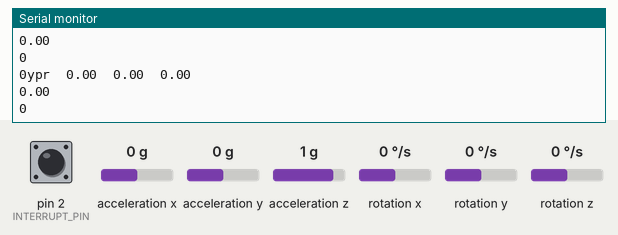
Bench run of a sketch on a simulated Arduino Uno, built with avr-gcc and run on an emulated ATmega328P. Shown: the last lines printed to the serial monitor. The test bench sets the inputs (shaded band); at power-on: acceleration x 0 g, acceleration y 0 g, acceleration z 1 g, rotation z 0 °/s, pin 2 (INTERRUPT_PIN) LOW, rotation x 0 °/s, rotation y 0 °/s. The sensor or clock chip raises its interrupt line as the real part does.

Above: at 1.7 s.
1.8 s: acceleration x set to -1.4 g
At 1.87 s:
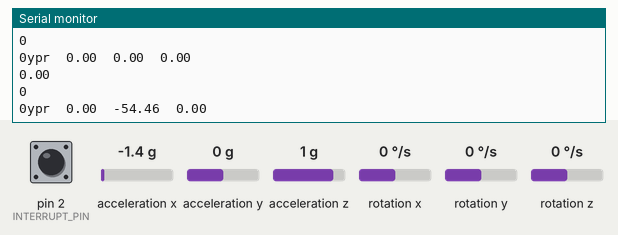
3.3 s: acceleration y set to -1.4 g
At 3.33 s:
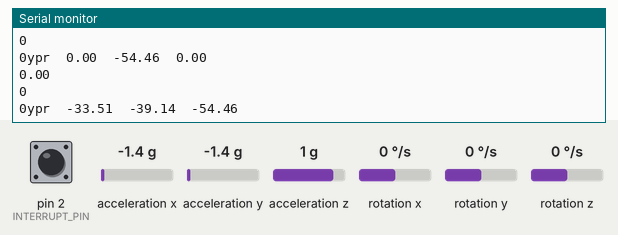
4.8 s: acceleration z set to -1.4 g
At 4.9 s:
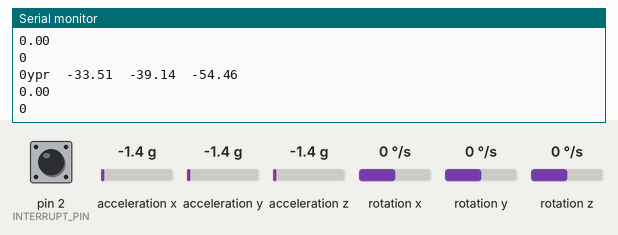
6.3 s: rotation z set to -192 °/s
At 6.37 s:
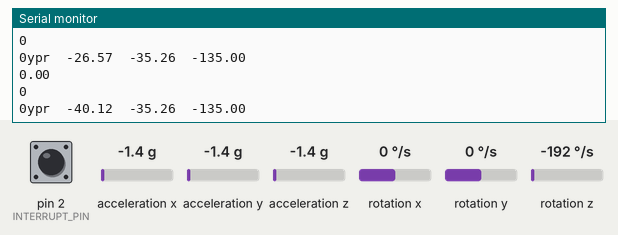
Timing chart, 0 to 8.8 s (numbered marks = the images above; inputs shaded):
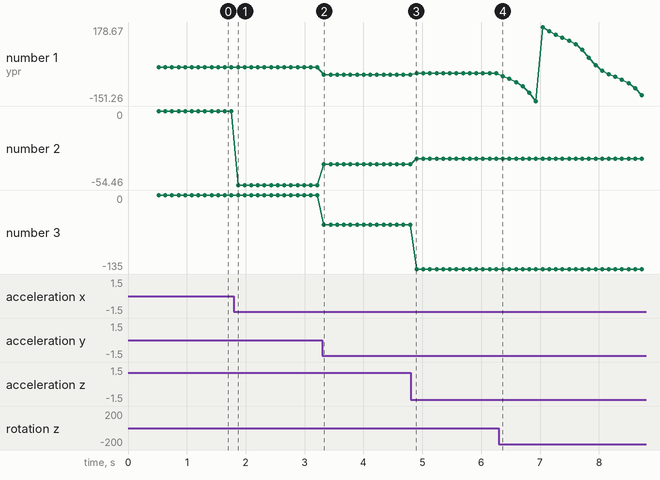

Measured:
- after the input at 1.8 s, the serial monitor: prints a new line after 0.07 s (image 1)
- after the input at 3.3 s, the serial monitor: prints a new line at once (image 2)
- after the input at 6.3 s, the serial monitor: prints a new line after 0.07 s (image 4)
- plotted number 1: 0 → -33.51 after the input at 3.3 s, -33.51 → -26.57 after the input at 4.8 s, -26.57 → -126.5 after the input at 6.3 s
- plotted number 2: 0 → -54.46 after the input at 1.8 s, -54.46 → -39.14 after the input at 3.3 s, -39.14 → -35.26 after the input at 4.8 s
- plotted number 3: -54.46 → -135 after the input at 4.8 s

The sketch:

transmitter.ino
```cpp
//송신부1(가속도 센서)
#include "I2Cdev.h"
#include "MPU6050_6Axis_MotionApps20.h"
#include "Wire.h"

#include <SoftwareSerial.h>
SoftwareSerial transmitter(7, 8); //아두이노핀은 tx=7, rx=8

//mpu6050 라이브러리 생성
MPU6050 mpu;

//인터럽트핀
#define INTERRUPT_PIN 2  // use pin 2 on Arduino Uno & most boards

// 센서 상태들을 저장할 변수들
bool dmpReady = false;
uint8_t mpuIntStatus;
uint8_t devStatus;
uint16_t packetSize;
uint16_t fifoCount;
uint8_t fifoBuffer[64];

//최종 값을 위한 변수들 Yaw / Pitch / Roll
Quaternion q;           // [w, x, y, z]         quaternion container
VectorFloat gravity;    // [x, y, z]            gravity vector
float ypr[3];           // [yaw, pitch, roll]   yaw/pitch/roll container and gravity vector
float sum = 0;
float average = 0;
int i = 0;
int k = 0;


//인터럽트 변수
volatile bool mpuInterrupt = false;

//인터럽트 핀에 반응하는 콜벡함수
//조금 설명이 이상하긴 한데...
//인터럽트가 발생하면 아래의 함수를 호출하게 된다.
//자세한 부분은 아래 설정에서 설명
void dmpDataReady() {
    mpuInterrupt = true;
}

int button = 3;
void setup() {
  // put your setup code here, to run once:
  pinMode(button, INPUT);

  Serial.begin(115200); //pc-아두이노 통신
  transmitter.begin(9600);  //아두이노-스마트폰 통신

  //I2C 셋팅 및 시작
    Wire.begin();
    Wire.setClock(400000); // 400kHz I2C clock. Comment this line if having compilation difficulties

  //MPU 6050 센서 초기화
    mpu.initialize();

    //MPU 6050 센서 초기화
    mpu.initialize();

    //인터럽트핀(2) 입력으로 설정
    pinMode(INTERRUPT_PIN, INPUT);

    //연결 확인
    Serial.println(F("Testing device connections..."));
    Serial.println(mpu.testConnection() ? F("MPU6050 connection successful") : F("MPU6050 connection failed"));

    //DMP 초기화
    //DMP란 MPU6050내부에 있는 Digital Motion Processor
    Serial.println(F("Initializing DMP..."));
    devStatus = mpu.dmpInitialize();

    // 초기 감도 셋팅.... 일단 그대로 두고 패스
    mpu.setXGyroOffset(220);
    mpu.setYGyroOffset(76);
    mpu.setZGyroOffset(-85);
    mpu.setZAccelOffset(1788);

    //초기화가 잘되었다면?
    if (devStatus == 0) {

        //DMP 활성화
        Serial.println(F("Enabling DMP..."));
        mpu.setDMPEnabled(true);

        // 여기서 인터럽트 핀과 함수를 연결시켜준다.
        //즉, 인터럽트 PIN이 LOW -> HIGH로 올라갈때 dmpDataReady 함수가 호출되는 것이다.
        Serial.println(F("Enabling interrupt detection (Arduino external interrupt 0)..."));
        attachInterrupt(digitalPinToInterrupt(INTERRUPT_PIN), dmpDataReady, RISING);
        mpuIntStatus = mpu.getIntStatus();

        //준비는 끝났다!!!
        Serial.println(F("DMP ready! Waiting for first interrupt..."));
        dmpReady = true;

        // FIFO 패킷 사이즈 얻어오기
        packetSize = mpu.dmpGetFIFOPacketSize();
    } else {
        //에러 났을 때
        // ERROR!
        // 1 = 초기화 에러
        // 2 = DMP 업데이트 에러
        Serial.print(F("DMP Initialization failed (code "));
        Serial.print(devStatus);
        Serial.println(F(")"));
    }
}

void loop() {
  // put your main code here, to run repeatedly:

   // 위에서 초기화가 잘 안됐다면 그냥 함수 종료
   if (!dmpReady) return;

   // 위에서 인터럽트와 연결된 함수에서 mpuInterrupt변수를 설정하는데
   // 이곳에선 그 변수를 기다리다가 인터럽트가 발생하면 다음으로 넘어가게
   // 구성되어 있다.
   while (!mpuInterrupt && fifoCount < packetSize);

   // 인터럽트 변수 초기화
   mpuInterrupt = false;
   // mpu6050 상태 읽기
   mpuIntStatus = mpu.getIntStatus();

   // FIFO 버퍼 개수 얻기
   fifoCount = mpu.getFIFOCount();

   //  fifo가 넘쳤다면?
   if ((mpuIntStatus & 0x10) || fifoCount == 1024) {
       mpu.resetFIFO();
       Serial.println(F("FIFO overflow!"));
   }
   else if (mpuIntStatus & 0x02) {
       // packetSize만큼 fifo가 들어올때까지 대기
       while (fifoCount < packetSize) fifoCount = mpu.getFIFOCount();

       // 데이터 받아 오기
       mpu.getFIFOBytes(fifoBuffer, packetSize);
       fifoCount -= packetSize;

       //값 얻어오기
       mpu.dmpGetQuaternion(&q, fifoBuffer);
       mpu.dmpGetGravity(&gravity, &q);
       mpu.dmpGetYawPitchRoll(ypr, &q, &gravity);

       if(i < 110 && i>=10){  // 자이로 센서로 10초동안 100번의 값을 입력받아 평균값 계산(처음 10번 값은 값이 튀는 경우가 있어서 평균을 제외)
        sum += (ypr[2] * 180/M_PI);
       }
       else{
        average = sum/100;
       }
       i += 1;

       if(i>110){  // 평균값을 구한뒤에, 평균값과 비교하여 좌 우 방향 150도 이상씩 기울어지면 시간 k를 카운트
        if((ypr[2] * 180/M_PI)+180 <= average +30 || (ypr[2] * 180/M_PI)+180 >= average +330){
         k+=1;
          }

        else{
        k=0;
        }
       }
       if(k>=30){ // 기울어진 상태가 30초 이상 유지되면
        Serial.print(1);
        transmitter.print(1);  //앱으로 1을 보낸다. (위험상황)
       }
       else{
        Serial.print(0);
        transmitter.print(0); //앱으로 0을 보낸다.
       }

       //출력
       Serial.print("ypr\t");
       Serial.print(ypr[0] * 180/M_PI);   //Yaw
       Serial.print("\t");
       Serial.print(ypr[1] * 180/M_PI);   //Pitch
       Serial.print("\t");
       Serial.println(ypr[2] * 180/M_PI); //Roll
       Serial.println(average);
       Serial.println(k);
       if (i <110){
        delay(100);
       }
       else{
        delay(1000);
       }
  }
}
```
